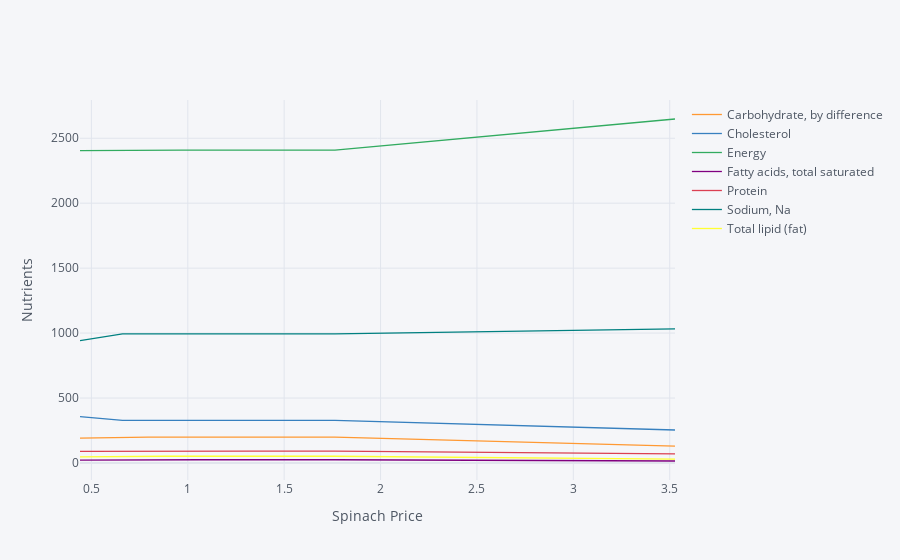

Notebook code for this chart:
### Markdown cell above
The code below creates a graph which uses the food price changes
  described above, but maps into nutrients.

### Code cell
# Matrix product maps quantities of food into quantities of nutrients
NutrientResponse = Diet_response@FoodNutrients.T

# Drop columns of missing nutrients
NutrientResponse = NutrientResponse.loc[:,NutrientResponse.count()>0]
NutrientResponse.iplot(xTitle='%s Price' % ReferenceGood,yTitle='Nutrients')

### Figure 1 — Plotly figure (JSON) as saved in the notebook; plotly's stock layout.template omitted (floating-point values rounded to 4 significant figures)
{"data": [{"line": {"color": "rgba(255, 153, 51, 1.0)", "dash": "solid", "shape": "linear", "width": 1.3}, "mode": "lines", "name": "Carbohydrate, by difference", "text": "", "type": "scatter", "x": [0.4409, 0.6614, 0.7937, 0.8818, 0.97, 1.058, 1.146, 1.235, 1.323, 1.764, 3.527], "y": [191.4, 198.6, 198.6, 198.6, 198.6, 198.6, 198.6, 198.6, 198.6, 198.6, 130]}, {"line": {"color": "rgba(55, 128, 191, 1.0)", "dash": "solid", "shape": "linear", "width": 1.3}, "mode": "lines", "name": "Cholesterol", "text": "", "type": "scatter", "x": [0.4409, 0.6614, 0.7937, 0.8818, 0.97, 1.058, 1.146, 1.235, 1.323, 1.764, 3.527], "y": [356.6, 328.6, 328.6, 328.6, 328.6, 328.6, 328.6, 328.6, 328.6, 328.6, 254.0]}, {"line": {"color": "rgba(50, 171, 96, 1.0)", "dash": "solid", "shape": "linear", "width": 1.3}, "mode": "lines", "name": "Energy", "text": "", "type": "scatter", "x": [0.4409, 0.6614, 0.7937, 0.8818, 0.97, 1.058, 1.146, 1.235, 1.323, 1.764, 3.527], "y": [2404.0, 2408.0, 2408.0, 2408.0, 2408.0, 2408.0, 2408.0, 2408.0, 2408.0, 2408.0, 2648.0]}, {"line": {"color": "rgba(128, 0, 128, 1.0)", "dash": "solid", "shape": "linear", "width": 1.3}, "mode": "lines", "name": "Fatty acids, total saturated", "text": "", "type": "scatter", "x": [0.4409, 0.6614, 0.7937, 0.8818, 0.97, 1.058, 1.146, 1.235, 1.323, 1.764, 3.527], "y": [22.04, 24.95, 24.95, 24.95, 24.95, 24.95, 24.95, 24.95, 24.95, 24.95, 15.41]}, {"line": {"color": "rgba(219, 64, 82, 1.0)", "dash": "solid", "shape": "linear", "width": 1.3}, "mode": "lines", "name": "Protein", "text": "", "type": "scatter", "x": [0.4409, 0.6614, 0.7937, 0.8818, 0.97, 1.058, 1.146, 1.235, 1.323, 1.764, 3.527], "y": [89.55, 91.47, 91.47, 91.47, 91.47, 91.47, 91.47, 91.47, 91.47, 91.47, 69.87]}, {"line": {"color": "rgba(0, 128, 128, 1.0)", "dash": "solid", "shape": "linear", "width": 1.3}, "mode": "lines", "name": "Sodium, Na", "text": "", "type": "scatter", "x": [0.4409, 0.6614, 0.7937, 0.8818, 0.97, 1.058, 1.146, 1.235, 1.323, 1.764, 3.527], "y": [942.2, 993.3, 993.3, 993.3, 993.3, 993.3, 993.3, 993.3, 993.3, 993.3, 1033.0]}, {"line": {"color": "rgba(255, 255, 51, 1.0)", "dash": "solid", "shape": "linear", "width": 1.3}, "mode": "lines", "name": "Total lipid (fat)", "text": "", "type": "scatter", "x": [0.4409, 0.6614, 0.7937, 0.8818, 0.97, 1.058, 1.146, 1.235, 1.323, 1.764, 3.527], "y": [47.1, 51.85, 51.85, 51.85, 51.85, 51.85, 51.85, 51.85, 51.85, 51.85, 29.66]}], "layout": {"autosize": true, "legend": {"bgcolor": "#F5F6F9", "font": {"color": "#4D5663"}}, "paper_bgcolor": "#F5F6F9", "plot_bgcolor": "#F5F6F9", "title": {"font": {"color": "#4D5663"}}, "xaxis": {"autorange": true, "gridcolor": "#E1E5ED", "range": [0.4409, 3.527], "showgrid": true, "tickfont": {"color": "#4D5663"}, "title": {"font": {"color": "#4D5663"}, "text": "Spinach Price"}, "type": "linear", "zerolinecolor": "#E1E5ED"}, "yaxis": {"autorange": true, "gridcolor": "#E1E5ED", "range": [-130.8, 2794.0], "showgrid": true, "tickfont": {"color": "#4D5663"}, "title": {"font": {"color": "#4D5663"}, "text": "Nutrients"}, "type": "linear", "zerolinecolor": "#E1E5ED"}}}
